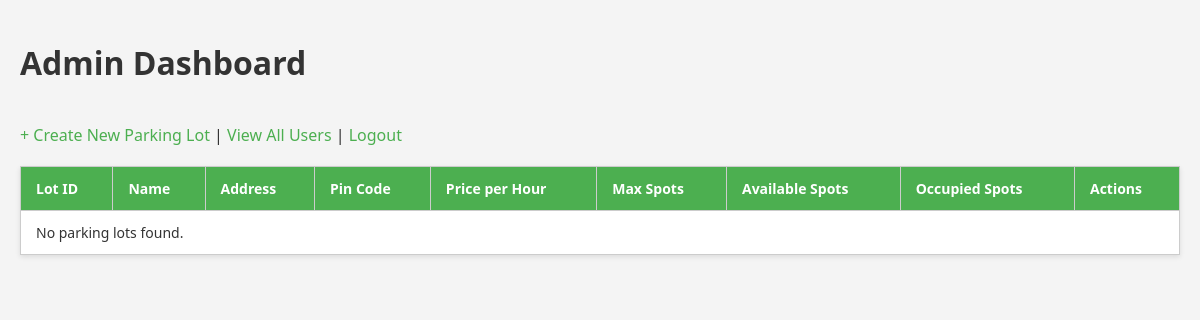
The app's page /admin/dashboard (signed in), older data.
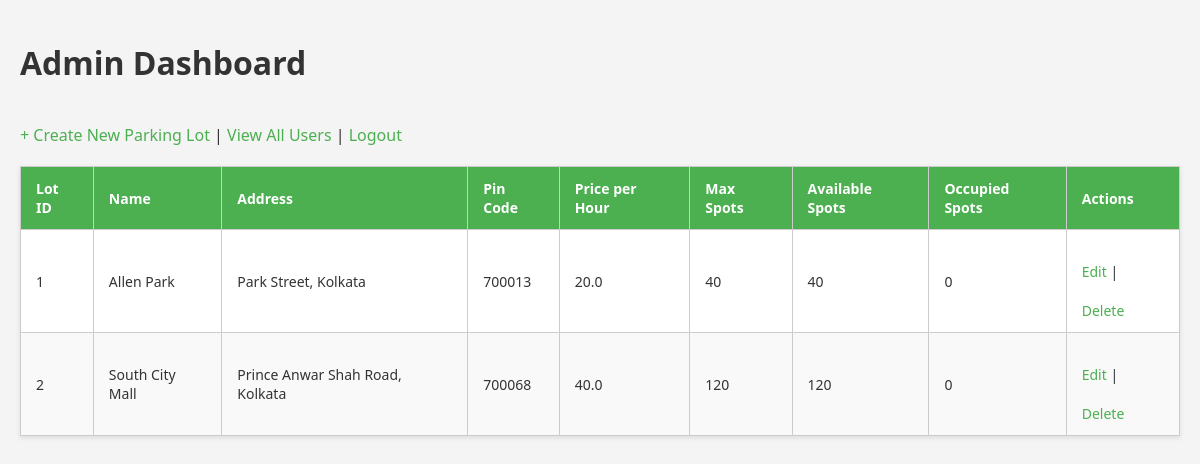
The same page, newer data.
### tables this page shows
CREATE TABLE Parking_lot (
    id INTEGER PRIMARY KEY AUTOINCREMENT,
    name TEXT NOT NULL,
    price_per_hour REAL NOT NULL,
    address TEXT,
    pin_code TEXT,
    max_spots INTEGER NOT NULL,
    created_at TIMESTAMP DEFAULT CURRENT_TIMESTAMP
);

### app.py (the view)
@app.route('/admin/dashboard')
def admin_dashboard():
    if session.get('role') != 'admin':
        return redirect('/login')
    conn = get_db_connection()
    lots = conn.execute('SELECT * FROM parking_lot').fetchall()
    spot_counts = {}
    for lot in lots:
        counts = conn.execute('''
            SELECT status, COUNT(*) as count FROM parking_spot
            WHERE lot_id = ?
            GROUP BY status
        ''', (lot['id'],)).fetchall()
        spot_counts[lot['id']] = {row['status']: row['count'] for row in counts}
    conn.close()
    return render_template('admin_dashboard.html', lots=lots, spot_counts=spot_counts)

### app.py (called while the page is built)
def get_db_connection():
    conn = sqlite3.connect('database/parking.db')
    conn.row_factory = sqlite3.Row
    return conn

### templates/admin_dashboard.html (shortened to what this page needs)
<!DOCTYPE html>
<html lang="en">
<head>
    <link rel="stylesheet" href="{{ url_for('static', filename='styles.css') }}" />
</head>
<body>
    <h1>Admin Dashboard</h1>
    <a href="{{ url_for('create_lot') }}">+ Create New Parking Lot</a> |
    <a href="{{ url_for('view_users') }}">View All Users</a> |
    <a href="{{ url_for('logout') }}">Logout</a>
    <table class="data-table">
        <thead>
            <tr>
                <th>Lot ID</th>
                <th>Name</th>
                <th>Address</th>
                <th>Pin Code</th>
                <th>Price per Hour</th>
                <th>Max Spots</th>
                <th>Available Spots</th>
                <th>Occupied Spots</th>
                <th>Actions</th>
            </tr>
        </thead>
        <tbody>
            {% for lot in lots %}
            <tr>
                <td>{{ lot['id'] }}</td>
                <td>{{ lot['name'] }}</td>
                <td>{{ lot['address'] }}</td>
                <td>{{ lot['pin_code'] }}</td>
                <td>{{ lot['price_per_hour'] }}</td>
                <td>{{ lot['max_spots'] }}</td>
                <td>{{ spot_counts[lot['id']].get('A', 0) }}</td>
                <td>{{ spot_counts[lot['id']].get('O', 0) }}</td>
                <td>
                    <a href="{{ url_for('edit_lot', lot_id=lot['id']) }}">Edit</a> |
                    <a href="{{ url_for('delete_lot', lot_id=lot['id']) }}" onclick="return confirm('Are you sure you want to delete this lot?')">Delete</a>
                </td>
            </tr>
            {% else %}
            <tr><td colspan="9">No parking lots found.</td></tr>
            {% endfor %}
        </tbody>
    </table>
</body>
</html>

### static/styles.css (style rules this page uses)
body { background-color: #f4f4f4; font-family: 'Segoe UI', Arial, sans-serif; margin: 0; padding: 20px; color: #333; }
h1, h2 { margin-bottom: 20px; color: #333; }
a { color: #4CAF50; text-decoration: none; margin-top: 20px; display: inline-block; }
table.data-table { width: 100%; border-collapse: collapse; margin-top: 20px; background: white; box-shadow: 0 2px 5px rgba(0,0,0,0.1); }
th, td { border: 1px solid #ccc; padding: 12px 15px; text-align: left; font-size: 14px; vertical-align: middle; }
th { background-color: #4CAF50; color: white; font-weight: 600; }
tbody tr:nth-child(even) { background-color: #f9f9f9; }

Row changes from the older to the newer data that the page shows:
added Parking_lot: id "1", name "Allen Park", address "Park Street, Kolkata", pin_code "700013", price_per_hour "20.0", max_spots "40", spot_counts "0"
added Parking_lot: id "2", name "South City Mall", address "Prince Anwar Shah Road, Kolkata", pin_code "700068", price_per_hour "40.0", max_spots "120", spot_counts "0"
Text that changed along with them:
text no longer shown: "No parking lots found."
